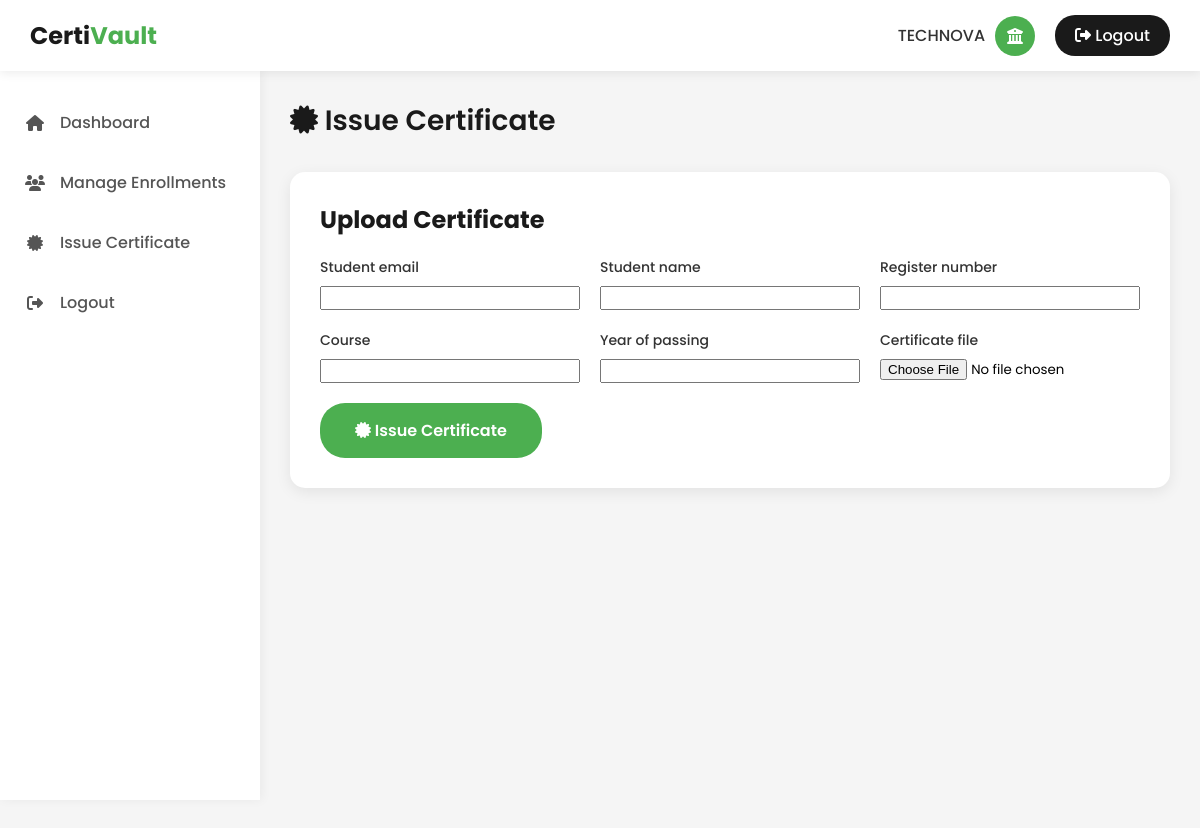
Page /institute/issue-certificate/ (signed in) on the earlier database version.
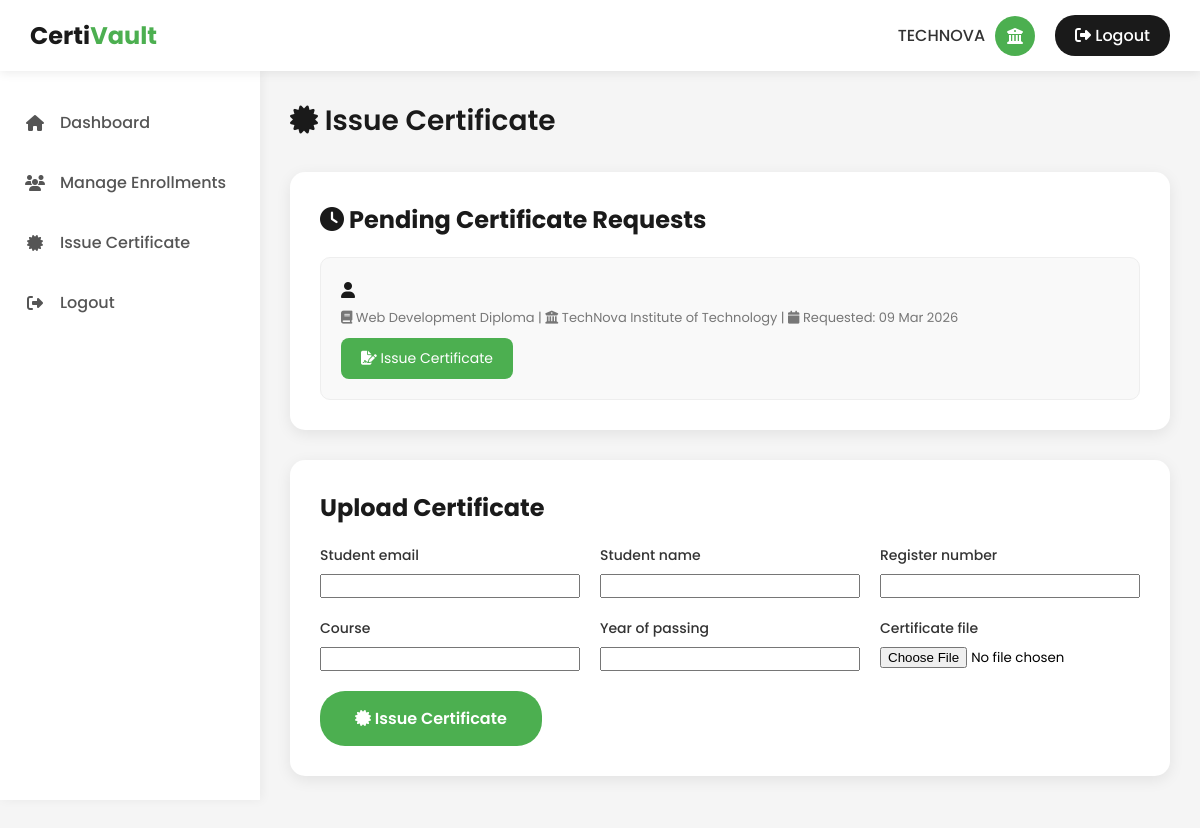
Same page on the later database version.
### students/models.py (models this page shows, shortened)
class CertificateRequest(models.Model):
    STATUS_CHOICES = (
        ('Pending', 'Pending'),
        ('Approved', 'Approved'),
        ('Rejected', 'Rejected'),
    )
    enrollment = models.ForeignKey(
        Enrollment,
        on_delete=models.CASCADE,
        related_name="certificate_requests"
    )
    request_date = models.DateTimeField(
        auto_now_add=True
    )
    status = models.CharField(
        max_length=20,
        choices=STATUS_CHOICES,
        default='Pending'
    )

class Enrollment(models.Model):
    STATUS_CHOICES = (
        ('Pending', 'Pending'),
        ('Approved', 'Approved'),
        ('Rejected', 'Rejected'),
        ('Completed', 'Completed'),
    )
    student = models.ForeignKey(
        Student,
        on_delete=models.CASCADE,
        related_name="enrollments"
    )
    institute = models.ForeignKey(
        Institute,
        on_delete=models.CASCADE
    )
    course = models.ForeignKey(
        Course,
        on_delete=models.CASCADE
    )
    course_year = models.IntegerField(
        default=current_year
    )
    request_date = models.DateTimeField(
        auto_now_add=True
    )
    status = models.CharField(
        max_length=20,
        choices=STATUS_CHOICES,
        default="Pending"
    )
    completion_date = models.DateField(
        null=True,
        blank=True
    )
    marks = models.DecimalField(
        max_digits=5,
        decimal_places=2,
        null=True,
        blank=True,
        help_text="Marks obtained in the course"
    )
    certificate_generated = models.BooleanField(
        default=False,
        help_text="Whether certificate has been generated"
    )
    certificate_file = models.FileField(
        upload_to='student_certificates/',
        null=True,
        blank=True
    )
    blockchain_tx_hash = models.CharField(
        max_length=100,
        null=True,
        blank=True,
        help_text="Blockchain transaction hash for certificate verification"
    )
    certificate_hash = models.CharField(
        max_length=64,
        null=True,
        blank=True,
        help_text="SHA256 hash of the certificate file for blockchain verification"
    )
    created_at = models.DateTimeField(
        auto_now_add=True
    )

### institute/models.py (models this page shows, shortened)
class Course(models.Model):
    institute = models.ForeignKey(
        Institute,
        on_delete=models.CASCADE,
        related_name="courses"
    )
    course_name = models.CharField(max_length=200)
    duration_months = models.IntegerField()
    created_at = models.DateTimeField(auto_now_add=True)

class Institute(models.Model):
    STATUS_CHOICES = (
        ('Pending', 'Pending'),
        ('Approved', 'Approved'),
        ('Rejected', 'Rejected'),
    )
    user = models.OneToOneField(
        settings.AUTH_USER_MODEL,
        on_delete=models.CASCADE
    )
    institute_name = models.CharField(max_length=200)
    institute_code = models.CharField(max_length=50, unique=True)
    affiliation = models.CharField(max_length=200)
    type = models.CharField(max_length=100)
    established_year = models.IntegerField()
    email = models.EmailField(unique=True)
    phone = models.CharField(max_length=15)
    website = models.URLField(blank=True, null=True)
    address = models.TextField()
    admin_name = models.CharField(max_length=150)
    designation = models.CharField(max_length=100)
    govt_reg_no = models.CharField(max_length=100, unique=True)
    accreditation = models.CharField(max_length=100)
    provided_courses = models.TextField(
        help_text="Example: Python, Data Science, 3 Month Diploma, 1 Year Course"
    )
    signature = models.ImageField(upload_to='signatures/')
    logo = models.ImageField(upload_to='logos/')
    status = models.CharField(
        max_length=20,
        choices=STATUS_CHOICES,
        default='Pending'
    )
    created_at = models.DateTimeField(auto_now_add=True)

### institute/views.py (the view, shortened to what this page needs)
# urls.py: path('issue-certificate/', views.issue_certificate, name='issue_certificate'),
@login_required
def issue_certificate(request):
    if request.user.user_type != "institution":
        return redirect("institution_login")
    try:
        institute = Institute.objects.get(user=request.user)
    except Institute.DoesNotExist:
        messages.error(request, "Institute profile not found.")
        return redirect("institution_dashboard")
    pending_cert_requests = CertificateRequest.objects.filter(
        enrollment__institute=institute,
        enrollment__certificate_generated=False,
        status='Pending'
    ).select_related('enrollment', 'enrollment__student', 'enrollment__course')
    if request.method == "POST":
        form = InstituteCertificateForm(request.POST, request.FILES)
        if form.is_valid():
            cert_file = form.cleaned_data['certificate_file']
            sha = hashlib.sha256()
            for chunk in cert_file.chunks():
                sha.update(chunk)
            hash_value = sha.hexdigest()
            try:
                cert_file.seek(0)
            except Exception:
                pass
            if InstituteCertificate.objects.filter(certificate_hash=hash_value).exists():
                messages.error(request, "Certificate with same content already issued.")
                return redirect("institute:issue_certificate")
            try:
                tx_hash = store_hash_on_blockchain(hash_value)
            except Exception as e:
                messages.error(request, f"Blockchain error: {str(e)}")
                return redirect("institute:issue_certificate")
            try:
                inst_cert = form.save(commit=False)
                inst_cert.institute = request.user
                inst_cert.certificate_hash = hash_value
                inst_cert.blockchain_tx_hash = tx_hash
                inst_cert.save()
            except IntegrityError:
                messages.error(request, "Duplicate certificate hash detected.")
                return redirect("institute:issue_certificate")
            messages.success(request, "Certificate issued and stored on blockchain.")
            return redirect("institution_dashboard")
    else:
        reg_no = request.GET.get('register_number')
        initial = None
        form = InstituteCertificateForm(initial=initial)
    return render(request, "institute/issue_certificate.html", {
        "form": form,
        "pending_cert_requests": pending_cert_requests
    })

### institute/forms.py (shortened to what this page needs)
class InstituteCertificateForm(forms.ModelForm):
    class Meta:
        model = InstituteCertificate
        fields = [
            'student_email',
            'student_name',
            'register_number',
            'course',
            'year_of_passing',
            'certificate_file',
        ]

### templates/institute/issue_certificate.html (shortened to what this page needs)
{% extends "institute/base.html" %}
{% block content %}
<div class="page-header">
    <h1><i class="fas fa-certificate"></i> Issue Certificate</h1>
</div>
{% if pending_cert_requests %}
<div style="background: white; border-radius: 15px; box-shadow: 0 4px 15px rgba(0,0,0,0.08); padding: 30px; margin-bottom: 30px;">
    <h2 style="margin-bottom: 20px; color: #1a1a1a;">
        <i class="fas fa-clock"></i> Pending Certificate Requests
    </h2>
    <div style="display: grid; gap: 15px;">
        {% for req in pending_cert_requests %}
        <div style="border: 1px solid #eee; border-radius: 10px; padding: 20px; background: #f9f9f9;">
            <div style="display: flex; justify-content: space-between; align-items: center; flex-wrap: wrap; gap: 10px;">
                <div>
                    <h3 style="font-size: 16px; color: #1a1a1a; margin-bottom: 5px;">
                        <i class="fas fa-user"></i> {{ req.certificate_name }}
                    </h3>
                    <p style="font-size: 13px; color: #777;">
                        <i class="fas fa-book"></i> {{ req.enrollment.course.course_name }} |
                        <i class="fas fa-university"></i> {{ req.enrollment.institute.institute_name }} |
                        <i class="fas fa-calendar"></i> Requested: {{ req.request_date|date:"d M Y" }}
                    </p>
                </div>
                <div style="display: flex; gap: 10px;">
                    <a href="{% url 'institute:generate_certificate' req.enrollment.id %}"
                       style="padding: 10px 20px; background: #4CAF50; color: white; border: none; border-radius: 8px; text-decoration: none; font-size: 14px;">
                        <i class="fas fa-file-signature"></i> Issue Certificate
                    </a>
                </div>
            </div>
        </div>
        {% endfor %}
    </div>
</div>
{% endif %}
<div class="form-container" style="background: white; border-radius: 15px; box-shadow: 0 4px 15px rgba(0,0,0,0.08); padding: 30px;">
    <h2 style="margin-bottom: 20px; color: #1a1a1a;">Upload Certificate</h2>
    <form method="POST" enctype="multipart/form-data" style="display: grid; gap: 20px;">
        <div style="display: grid; grid-template-columns: repeat(auto-fit, minmax(250px, 1fr)); gap: 20px;">
            {% for field in form %}
            <div class="form-group" style="display: flex; flex-direction: column; gap: 8px;">
                <label for="{{ field.id_for_label }}" style="color: #333; font-size: 14px; font-weight: 500;">
                    {{ field.label }}
                </label>
                {{ field }}
            </div>
            {% endfor %}
        </div>
        <button type="submit" style="padding: 15px 35px; background: #4CAF50; color: white; border: none; border-radius: 25px; font-size: 16px; font-weight: 600; cursor: pointer; transition: all 0.3s; width: fit-content;">
            <i class="fas fa-certificate"></i> Issue Certificate
        </button>
    </form>
</div>
{% endblock %}

Differences in the rows shown:
added CertificateRequest: enrollment.course.course_name "Web Development Diploma", enrollment.institute.institute_name "TechNova Institute of Technology", request_date "09 Mar 2026"
Other differences:
text now shown: "Pending Certificate Requests"
